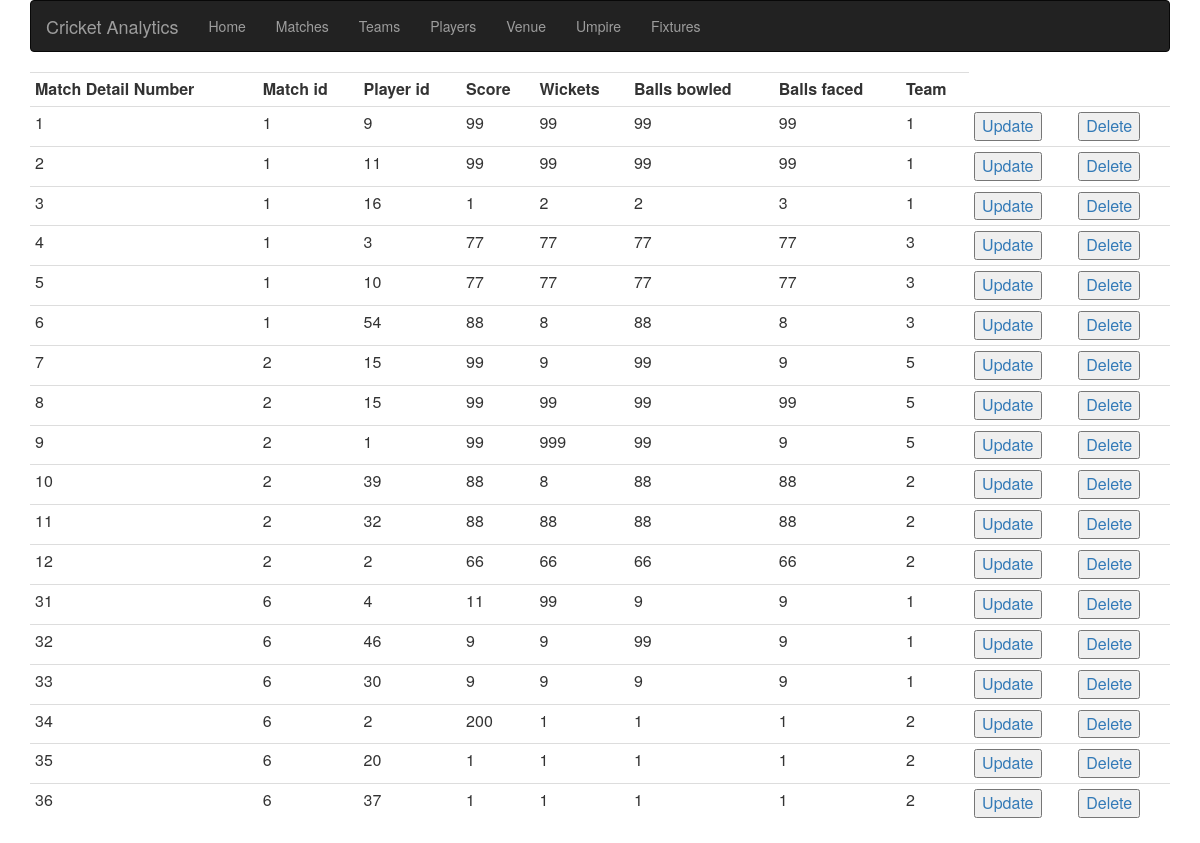
The app's page /PhpScripts/viewmatchdetails.php with its own data.
### tables this page shows
CREATE TABLE match_details
(
  match_detail_id INT NOT NULL AUTO_INCREMENT,
  match_id_fk INT NOT NULL,
  player_id_fk INT NOT NULL,
  player_score INT NOT NULL,
  player_wickets INT NOT NULL,
  player_balls_bowled INT NOT NULL,
  player_balls_faced INT NOT NULL,
  team_id_fk INT NOT NULL,
  PRIMARY KEY (match_detail_id),
  FOREIGN KEY (match_id_fk) REFERENCES match_master(match_id),
  FOREIGN KEY (player_id_fk) REFERENCES player_master(player_id),
  FOREIGN KEY (team_id_fk) REFERENCES team_master(team_id)
);

### PhpScripts/viewmatchdetails.php (the view, shortened to what this page needs)
<html>
<head>
    <link rel="stylesheet" href="https://maxcdn.bootstrapcdn.com/bootstrap/3.3.7/css/bootstrap.min.css">
</head>
<body>
    <link rel="stylesheet" href="https://maxcdn.bootstrapcdn.com/bootstrap/3.3.7/css/bootstrap.min.css">
<div>
    <?php include 'navBar.php';?>
    <div class="container">
        <table class="table table-condensed">
                        <?php
                        $servername = "localhost";
                        $username = "root";
                        $password = "mysql";
                        $database = "cricket_analytics";
                        $conn = new mysqli($servername, $username, $password, $database);
                        $sql = "select * from match_details";
                        $result = $conn->query($sql);
                        if($result){
                            echo "<td><b>Match Detail Number</b></td>";
                            echo "<td><b>Match id</b></td>";
                            echo "<td><b>Player id</b></td>";
                            echo "<td><b>Score</b></td>";
                            echo "<td><b>Wickets</b></td>";
                            echo "<td><b>Balls bowled</b></td>";
                            echo "<td><b>Balls faced</b></td>";
                            echo "<td><b>Team</b></td>";
                            while($row = $result->fetch_assoc()) {
                                echo "<tr>";
                                echo "<td>$row[match_detail_id]</td>" ;
                                echo "<td>$row[match_id_fk]</td>";
                                echo "<td>$row[player_id_fk]</td>";
                                echo "<td>$row[player_score]</td>" ;
                                echo "<td>$row[player_wickets]</td>";
                                echo "<td>$row[player_balls_bowled]</td>";
                                echo "<td>$row[player_balls_faced]</td>";
                                echo "<td>$row[team_id_fk]</td>";
                                echo "<td><a href='updatefixture.php?id=$row[fixture_id]&series_name=$row[series_name]&match_date=$row[match_date]'><button>Update</button></a></td>";
                                echo "<td><a href='deletefixture.php?id=$row[fixture_id]&series_name=$row[series_name]&match_date=$row[match_date]'><button>Delete</button></a></td></tr>";
                            }
                        };
                        ?>
                    </table>
    </div>
</div>
</body>
</html>

### records on screen
match_details: match_detail_id "1", match_id_fk "1", player_id_fk "9", player_score "99", player_wickets "99", player_balls_bowled "99", player_balls_faced "99", team_id_fk "1"
match_details: match_detail_id "2", match_id_fk "1", player_id_fk "11", player_score "99", player_wickets "99", player_balls_bowled "99", player_balls_faced "99", team_id_fk "1"
match_details: match_detail_id "3", match_id_fk "1", player_id_fk "16", player_score "1", player_wickets "2", player_balls_bowled "2", player_balls_faced "3", team_id_fk "1"
match_details: match_detail_id "4", match_id_fk "1", player_id_fk "3", player_score "77", player_wickets "77", player_balls_bowled "77", player_balls_faced "77", team_id_fk "3"
match_details: match_detail_id "5", match_id_fk "1", player_id_fk "10", player_score "77", player_wickets "77", player_balls_bowled "77", player_balls_faced "77", team_id_fk "3"
match_details: match_detail_id "6", match_id_fk "1", player_id_fk "54", player_score "88", player_wickets "8", player_balls_bowled "88", player_balls_faced "8", team_id_fk "3"
match_details: match_detail_id "7", match_id_fk "2", player_id_fk "15", player_score "99", player_wickets "9", player_balls_bowled "99", player_balls_faced "9", team_id_fk "5"
match_details: match_detail_id "8", match_id_fk "2", player_id_fk "15", player_score "99", player_wickets "99", player_balls_bowled "99", player_balls_faced "99", team_id_fk "5"
match_details: match_detail_id "9", match_id_fk "2", player_id_fk "1", player_score "99", player_wickets "999", player_balls_bowled "99", player_balls_faced "9", team_id_fk "5"
match_details: match_detail_id "10", match_id_fk "2", player_id_fk "39", player_score "88", player_wickets "8", player_balls_bowled "88", player_balls_faced "88", team_id_fk "2"
match_details: match_detail_id "11", match_id_fk "2", player_id_fk "32", player_score "88", player_wickets "88", player_balls_bowled "88", player_balls_faced "88", team_id_fk "2"
match_details: match_detail_id "12", match_id_fk "2", player_id_fk "2", player_score "66", player_wickets "66", player_balls_bowled "66", player_balls_faced "66", team_id_fk "2"
match_details: match_detail_id "31", match_id_fk "6", player_id_fk "4", player_score "11", player_wickets "99", player_balls_bowled "9", player_balls_faced "9", team_id_fk "1"
match_details: match_detail_id "32", match_id_fk "6", player_id_fk "46", player_score "9", player_wickets "9", player_balls_bowled "99", player_balls_faced "9", team_id_fk "1"
match_details: match_detail_id "33", match_id_fk "6", player_id_fk "30", player_score "9", player_wickets "9", player_balls_bowled "9", player_balls_faced "9", team_id_fk "1"
match_details: match_detail_id "34", match_id_fk "6", player_id_fk "2", player_score "200", player_wickets "1", player_balls_bowled "1", player_balls_faced "1", team_id_fk "2"
match_details: match_detail_id "35", match_id_fk "6", player_id_fk "20", player_score "1", player_wickets "1", player_balls_bowled "1", player_balls_faced "1", team_id_fk "2"
match_details: match_detail_id "36", match_id_fk "6", player_id_fk "37", player_score "1", player_wickets "1", player_balls_bowled "1", player_balls_faced "1", team_id_fk "2"
